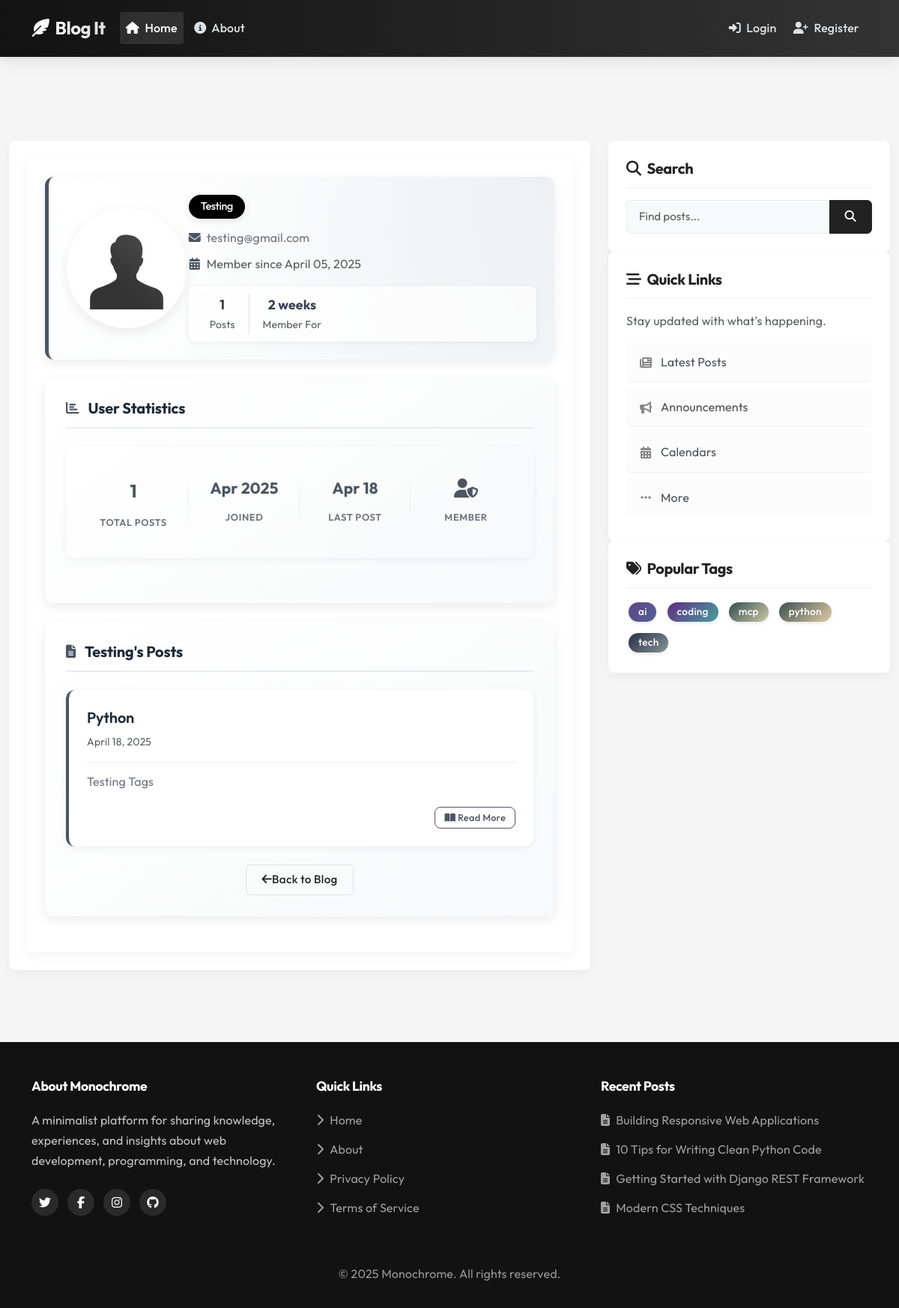
Screenshot of /user/Testing/ with the database file from the repository.
### users/models.py (models this page shows, shortened)
class Profile(models.Model):
    user = models.OneToOneField(User, on_delete=models.CASCADE)
    image = models.ImageField(default='default.jpg', upload_to='profile_pics')

### blog/models.py (models this page shows, shortened)
class Post(models.Model):
    title = models.CharField(max_length=100)
    content = models.TextField()
    description = models.TextField(max_length=100, blank=True, help_text="A brief description to attract readers. If left empty, a generic description will be displayed.")
    date_posted = models.DateTimeField(default=timezone.now)
    author = models.ForeignKey(User, on_delete=models.CASCADE)
    slug = models.SlugField(max_length=100, unique=True, blank=True)
    tags = models.ManyToManyField(Tag, related_name='posts', blank=True)

class Tag(models.Model):
    name = models.CharField(max_length=50, unique=True)
    slug = models.SlugField(max_length=100, unique=True, blank=True)

### users/views.py (the view)
# urls.py: path('user/<str:username>/', user_views.user_profile, name='user-profile'),
def user_profile(request, username):
    user = get_object_or_404(User, username=username)
    from blog.models import Post
    user_posts = Post.objects.filter(author=user).order_by('-date_posted')
    context = {
        'profile_user': user,
        'user_posts': user_posts,
    }
    return render(request, 'users/user_profile.html', context)

### blog/context_processors.py (called while the page is built)
def popular_tags(request):
    tags = Tag.objects.annotate(post_count=Count('posts')).order_by('-post_count')[:5]
    return {'popular_tags': tags}

### users/templates/users/user_profile.html (shortened to what this page needs)
{% extends "blog/base.html" %}
{% block content %}
<div class="content-section">
  <div class="profile-header bg-light rounded p-4 mb-4 shadow-sm">
    <div class="row align-items-center">
      <div class="col-md-3 text-center mb-3 mb-md-0">
        <div class="profile-image-container">
          <img class="profile-image" src="{{ profile_user.profile.image.url }}" alt="Profile Picture">
        </div>
      </div>
      <div class="col-md-9">
        <div class="profile-info">
          <h2 class="account-heading mb-2 d-flex align-items-center">
            <span class="username-box">{{ profile_user.username }}
            </span>
          </h2>
          <p class="text-secondary mb-2">
            <i class="fas fa-envelope mr-2"></i>{{ profile_user.email }}
          </p>
          <p class="text-muted">
            <i class="fas fa-calendar-alt mr-2"></i>Member since {{ profile_user.date_joined|date:"F d, Y" }}
          </p>
          <div class="profile-stats d-flex flex-wrap mt-3">
            <div class="stat-item">
              <strong>{{ user_posts.count }}</strong>
              <div class="text-muted small">Posts</div>
            </div>
            <div class="stat-item">
              <strong>{{ profile_user.date_joined|timesince }}</strong>
              <div class="text-muted small">Member For</div>
            </div>
          </div>
        </div>
      </div>
    </div>
  </div>
  <div class="card border-0 shadow-sm mb-4">
    <div class="card-body p-4">
      <h4 class="card-title mb-4">
        <i class="fas fa-chart-bar mr-2 text-primary"></i>User Statistics
      </h4>
      <div class="user-stats">
        <div class="stat-box">
          <div class="stat-value">{{ user_posts.count }}</div>
          <div class="stat-label">Total Posts</div>
        </div>
        <div class="stat-box">
          <div class="stat-value date-format">{{ profile_user.date_joined|date:"M Y" }}</div>
          <div class="stat-label">Joined</div>
        </div>
        <div class="stat-box">
          <div class="stat-value time-since">
            {% if user_posts.count > 0 %}
              {{ user_posts.0.date_posted|date:"M d" }}
            {% else %}
              -
            {% endif %}
          </div>
          <div class="stat-label">Last Post</div>
        </div>
        <div class="stat-box">
          <div class="stat-value">
            <i class="fas fa-user-shield"></i>
          </div>
          <div class="stat-label">
            {% if profile_user.is_staff %}Admin{% else %}Member{% endif %}
          </div>
        </div>
      </div>
    </div>
  </div>
  <div class="card border-0 shadow-sm">
    <div class="card-body p-4">
      <h4 class="card-title mb-4">
        <i class="fas fa-file-alt mr-2 text-primary"></i>{{ profile_user.username }}'s Posts
      </h4>
      {% if user_posts %}
        <div class="user-posts">
          {% for post in user_posts %}
            <div class="post-card mb-4">
              <div class="post-header">
                <h5 class="post-title">
                  <a href="{% url 'post-detail' post.id %}">{{ post.title }}</a>
                </h5>
                <small class="text-muted">{{ post.date_posted|date:"F d, Y" }}</small>
              </div>
              <div class="post-content">
                <p>{{ post.content|truncatechars:150 }}</p>
              </div>
              <div class="post-footer">
                <a href="{% url 'post-detail' post.id %}" class="btn btn-sm btn-outline-primary">
                  <i class="fas fa-book-open mr-1"></i> Read More
                </a>
              </div>
            </div>
          {% endfor %}
        </div>
      {% else %}
        <div class="alert alert-info">
          <p class="mb-0">{{ profile_user.username }} hasn't posted anything yet.</p>
        </div>
      {% endif %}
      <div class="text-center mt-4">
        <a href="{% url 'blog-home' %}" class="btn btn-outline-secondary">
          <i class="fas fa-arrow-left mr-2"></i>Back to Blog
        </a>
      </div>
    </div>
  </div>
</div>
{% endblock content %}

### blog/templates/blog/base.html (shortened to what this page needs)
{% load static %}
<!doctype html>
<html lang="en">
<head>
    <link href="https://cdn.jsdelivr.net/npm/bootstrap@5.3.2/dist/css/bootstrap.min.css" rel="stylesheet">
    <link rel="stylesheet" type="text/css" href="{% static 'blog/main.css' %}">
    <link rel="stylesheet" href="https://cdnjs.cloudflare.com/ajax/libs/font-awesome/6.5.0/css/all.min.css">
</head>
<body>
<header class="site-header">
  <nav class="navbar navbar-expand-lg navbar-dark fixed-top" style="background: linear-gradient(to right, #121212, #333333) !important; box-shadow: 0 4px 20px rgba(0, 0, 0, 0.1);">
    <div class="container">
      <a class="navbar-brand d-flex align-items-center" href="/" style="font-weight: 700; background: linear-gradient(to right, #ffffff, #e0e0e0); -webkit-background-clip: text; -webkit-text-fill-color: transparent; background-clip: text;">
        <i class="fas fa-feather-alt me-2"></i>Blog It
      </a>
      <div class="collapse navbar-collapse" id="navbarToggle">
        <div class="navbar-nav me-auto">
          <a class="nav-item nav-link active" href="/">
            <i class="fas fa-home me-1"></i> Home
          </a>
          <a class="nav-item nav-link " href="/about/">
            <i class="fas fa-info-circle me-1"></i> About
          </a>
        </div>
<div class="navbar-nav">
  {% if user.is_authenticated %}
    <a class="nav-item nav-link" href="/post/new/">
      <i class="fas fa-edit me-1"></i> New Post
    </a>
    <a class="nav-item nav-link" href="/profile/">
      <i class="fas fa-user me-1"></i> Profile
    </a>
    <a class="nav-item nav-link" href="/logout/">
      <i class="fas fa-sign-out-alt me-1"></i> Logout
    </a>
  {% else %}
    <a class="nav-item nav-link" href="/login/">
      <i class="fas fa-sign-in-alt me-1"></i> Login
    </a>
    <a class="nav-item nav-link" href="/register/">
      <i class="fas fa-user-plus me-1"></i> Register
    </a>
  {% endif %}
</div>
      </div>
    </div>
</nav>
</header>
<main role="main" class="container">
  <div class="row g-4">
    <div class="col-lg-8">
      <div class="content-section">
        {% block content %}{% endblock %}
      </div>
    </div>
    <div class="col-lg-4">
      <div class="content-section">
        <h3><i class="fas fa-search me-2"></i>Search</h3>
        <form method="get" action="#" class="mt-3">
          <div class="input-group">
            <input type="text" class="form-control" placeholder="Find posts..." aria-label="Search">
            <button class="btn btn-primary" type="submit">
              <i class="fas fa-search"></i>
            </button>
          </div>
        </form>
      </div>
      <div class="content-section">
        <h3><i class="fas fa-stream me-2"></i>Quick Links</h3>
        <p class="text-muted mb-3">Stay updated with what's happening.</p>
        <ul class="list-group list-group-flush">
          <li class="list-group-item list-group-item-light d-flex align-items-center">
            <i class="fas fa-newspaper sidebar-icon"></i>
            <span>Latest Posts</span>
          </li>
          <li class="list-group-item list-group-item-light d-flex align-items-center">
            <i class="fas fa-bullhorn sidebar-icon"></i>
            <span>Announcements</span>
          </li>
          <li class="list-group-item list-group-item-light d-flex align-items-center">
            <i class="fas fa-calendar-alt sidebar-icon"></i>
            <span>Calendars</span>
          </li>
          <li class="list-group-item list-group-item-light d-flex align-items-center">
            <i class="fas fa-ellipsis-h sidebar-icon"></i>
            <span>More</span>
          </li>
        </ul>
      </div>
      <div class="content-section">
        <h3><i class="fas fa-tags me-2"></i>Popular Tags</h3>
        <div class="tag-cloud d-flex flex-wrap gap-2 mt-3">
          {% if popular_tags %}
            {% for tag in popular_tags %}
              <a href="{% url 'tag-posts' tag.name %}" class="badge text-decoration-none tag-{{ forloop.counter0|divisibleby:8|yesno:'python,django,webdev,programming,tutorial,tips,javascript,react' }}">{{ tag.name }}</a>
            {% endfor %}
          {% else %}
            <span class="text-muted">No tags yet</span>
          {% endif %}
        </div>
      </div>
    </div>
  </div>
</main>
<footer>
  <div class="container">
    <div class="row gy-4">
      <div class="col-lg-4 col-md-6">
        <h5>About Monochrome</h5>
        <p class="mb-4">A minimalist platform for sharing knowledge, experiences, and insights about web development, programming, and technology.</p>
        <div class="d-flex social-links">
          <a href="#" class="social-link" aria-label="Twitter"><i class="fab fa-twitter"></i></a>
          <a href="#" class="social-link" aria-label="Facebook"><i class="fab fa-facebook-f"></i></a>
          <a href="#" class="social-link" aria-label="Instagram"><i class="fab fa-instagram"></i></a>
          <a href="#" class="social-link" aria-label="GitHub"><i class="fab fa-github"></i></a>
        </div>
      </div>
      <div class="col-lg-4 col-md-6">
        <h5>Quick Links</h5>
        <ul class="list-unstyled">
          <li><a href="{% url 'blog-home' %}"><i class="fas fa-chevron-right me-2"></i>Home</a></li>
          <li><a href="{% url 'blog-about' %}"><i class="fas fa-chevron-right me-2"></i>About</a></li>
          <li><a href="#"><i class="fas fa-chevron-right me-2"></i>Privacy Policy</a></li>
          <li><a href="#"><i class="fas fa-chevron-right me-2"></i>Terms of Service</a></li>
        </ul>
      </div>
      <div class="col-lg-4 col-md-12">
        <h5>Recent Posts</h5>
        <ul class="list-unstyled">
          <li><a href="#"><i class="fas fa-file-alt me-2"></i>Building Responsive Web Applications</a></li>
          <li><a href="#"><i class="fas fa-file-alt me-2"></i>10 Tips for Writing Clean Python Code</a></li>
          <li><a href="#"><i class="fas fa-file-alt me-2"></i>Getting Started with Django REST Framework</a></li>
          <li><a href="#"><i class="fas fa-file-alt me-2"></i>Modern CSS Techniques</a></li>
        </ul>
      </div>
    </div>
    <div class="row mt-5">
      <div class="col-12 text-center">
        <p class="mb-0 opacity-75">&copy; {% now "Y" %} Monochrome. All rights reserved.</p>
      </div>
    </div>
  </div>
</footer>
</body>
</html>

### blog/static/blog/main.css (style rules this page uses)
body { background: #fafafa; color: #333333; margin-top: 5rem; }
h1, h2, h3, h4, h5, h6 { color: #444444; }
ul { margin: 0; }
.site-header .navbar-nav .nav-link { color: #cbd5db; }
.site-header .navbar-nav .nav-link.active { font-weight: 500; }
.content-section { background: #ffffff; padding: 10px 20px; border: 1px solid #dddddd; border-radius: 3px; margin-bottom: 20px; }
.account-heading { font-size: 2.5rem; }

### rows the page displays
Post: date_posted "Apr 18", title "Python", date_posted "April 18, 2025", content "Testing Tags"
Tag: name "ai"
Tag: name "coding"
Tag: name "mcp"
Tag: name "python"
Tag: name "tech"

### other values shown
{{ profile_user.username }} "Testing"
{{ profile_user.email }} "testing@gmail.com"
{{ profile_user.date_joined|date:"F d, Y" }} "April 05, 2025"
{{ user_posts.count }} "1"
{{ profile_user.date_joined|timesince }} "2 weeks"
{{ profile_user.date_joined|date:"M Y" }} "Apr 2025"
